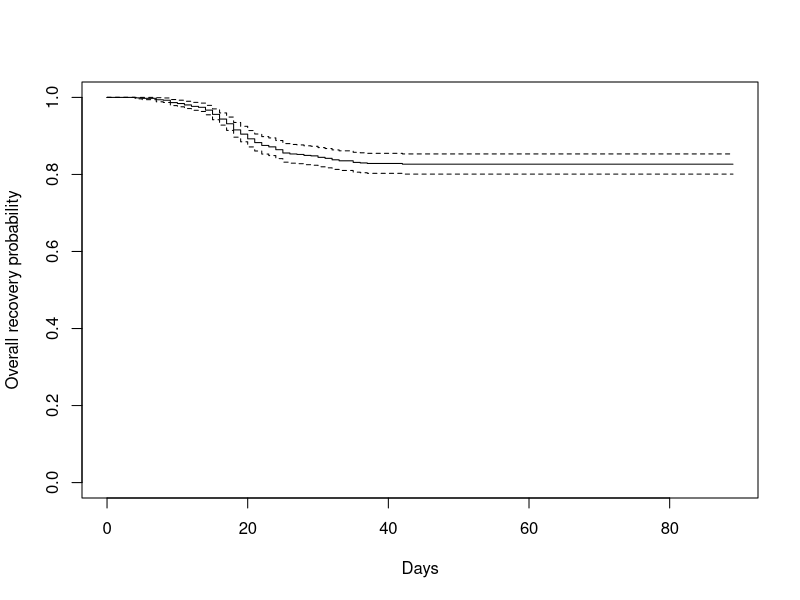
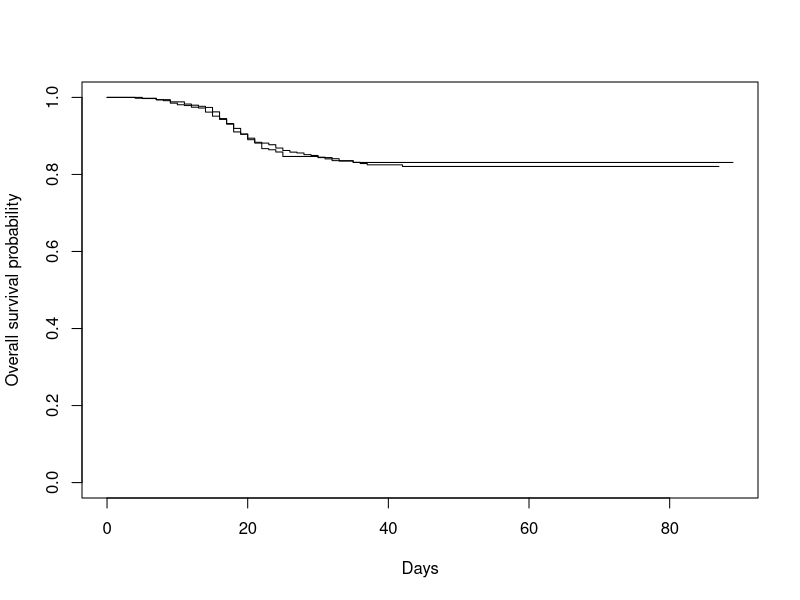

Source code (R) for these figures, in order: (Note: this script raises an error after producing the figures.)
library(survival) # for survival analysis
library(survminer) # Drawing Survival Curves using 'ggplot2'
library(lubridate) # for data manipulation
setwd("/Users/[user]/Desktop/MSA/Spring/PA/Final\ Project")
library(readxl)

# Data includes both recovery and death cases with death marked as 120 ( infinity)
df = read_excel("RemovedDeathsForRecoveryRate.xlsx")
colnames(df)
head(df)

df$Recovery_Time[1:10]
df$RecoveryStatus[1:10]

data = Surv(df$Recovery_Time, df$RecoveryStatus)
data[133:154]

## KM plot for one group
plot(survfit(data ~ 1),xlab = "Days",ylab = "Overall recovery probability") 
# Survival Plot-yaxis: chance of not recovering after certain time period
# Now, we can see that the chance of not recovering after 30 days is above 80% & remains constant after that

out = survfit(data ~ 1)
out$time
out$n.event
out$n.censor
out$n.risk

KMdata = cbind(out$time,out$n.event,out$n.censor,out$n.risk)
colnames(KMdata) = c("time","n.event","n.censor","n.risk")
View(KMdata) #Imp-Read the table
dim(df)


## KM plot for two groups -i.e include some explanatory variables
plot(survfit(data ~ df$gender12),xlab = "Days",ylab = "Overall survival probability") #- survival curve calculation
ggsurvplot(survfit(data ~ df$gender12),data = df)
#No matter what is the cutoff for the time, Survival Probability for for female is always greater
#than the survival probability for male. i.e Death Rate for male is high
#This is a good visual check to see the significance between the two groups
#there is slight crossing in the beginning so we can't say which group has higher SP

## logrank test-statistical check to see if there is any systematic pattern btw gender & survaival probability

survdiff(data ~ df$gender12) 


## naive way:  
n = nrow(df)
sum(df$Recovery_Time[df$RecoveryStatus==2]<30) ## 44 dead by end of 30 days i.e. underestimation of death out of my sample
1-42/n ## 95.13% is the survial rate after 30 days ## i.e over-estimated survival rate by using naive way
table(df$RecoveryStatus)
#coz we don't get to observe death time for every individual coz there are some people who are censored
#i.e we don't get to observe their survival time

#Solution: Survival Curve Plot (See from X to Y)
summary(survfit(data ~ 1), times = 30.25) ## 30 days survival rate = 95.4%% which is equal to the naive way calculation because of the less sample data
#or we can extract the survival probability from the output and check in the data set
out = survfit(data ~ 1)

# or use  : use any one 
KMdata = cbind(out$time,out$n.event,out$n.censor,out$n.risk,out$surv)
colnames(KMdata) = c("time","n.event","n.censor","n.risk","recovery rate")
View(KMdata) # Read the table


######################################################
##
##  part II: cox regression model and hazard ratio - helps us to evaluate how a varaible will have an effect on the survival rate
##
########################################################

out2 = coxph(Surv(Recovery_Time, RecoveryStatus) ~ gender12, data = df)
out2
#firstly, p is low, so gender is very useful in terms of explaining the survival time which is the
#same conclusion we get by running the log rank test

# higher HR means faster the death/failure rate
# HR =0.3639 ration between hazard for female vs hazard for male
#Since .36 < 1 it means that the hazard for female is less than hazard for male
#Dying Rate for female is 0.36 times as that of male at any given time

ggforest(out2, data = df)

#Model Evaluation

#install.packages("tidyverse")
library("tidyverse")
#install.packages("purrr")
#require("purrr")
#require(dplyr)
## https://github.com/tidyverse/tibble/issue s/395
## Used for the dataset.
library(survival)
## Used for visualizaiton.
library(survminer)

## Plot
ggsurvplot(survfit(Surv(Recovery_Time, RecoveryStatus) ~ 1,data = df), risk.table = TRUE,break.time.by = 120)
